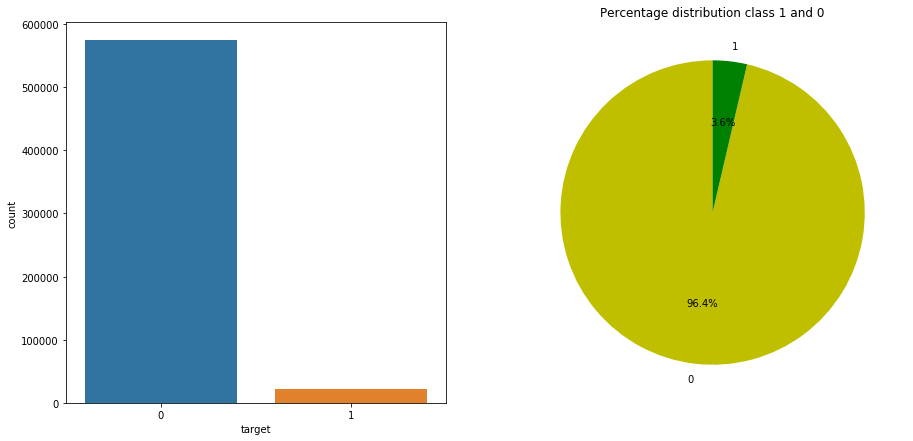

This chart was generated by the following Python code:
import matplotlib.pyplot as plt
import seaborn as sns
%matplotlib inline

df_train = pd.read_csv('data_train.csv',index_col='id')

plt.figure(figsize=(15,7))
plt.subplot(121)
ax = sns.countplot(x="target", data=df_train)
plt.subplot(122)
plt.title("Percentage distribution class 1 and 0")
plt.pie(df_train["target"].value_counts(), labels=["0","1"], colors = ['y', 'g'], startangle=90, autopct='%.1f%%')
plt.show()
